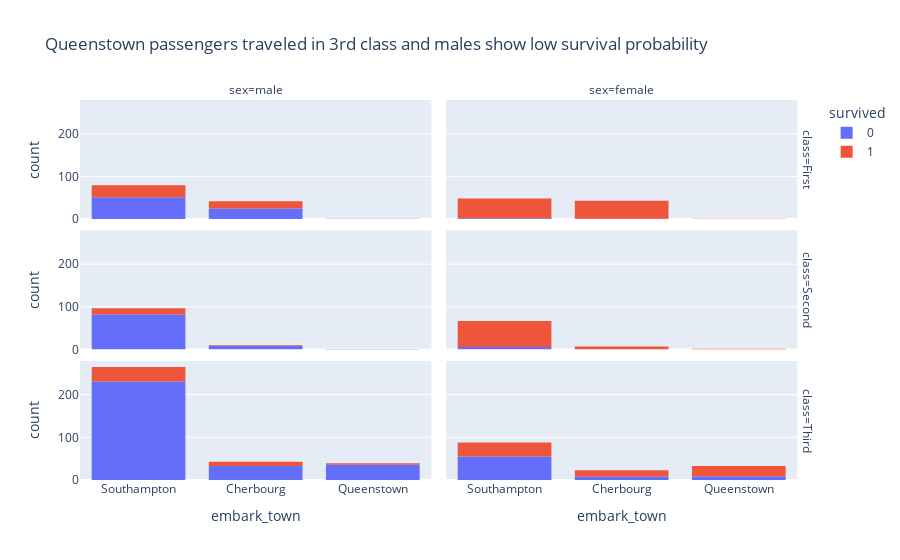

The cell this chart's notebook holds for it:
### Code cell
px.histogram(df, x='embark_town', facet_col='sex', color='survived', facet_row = 'class',
title='Queenstown passengers traveled in 3rd class and males show low survival probability',
category_orders={'class':['First', 'Second', 'Third']})

### Figure 1 — Plotly figure (JSON) as saved in the notebook; plotly's stock layout.template omitted (floating-point values rounded to 4 significant figures; data arrays with more than 128 entries replaced by an {"elided": "..."} marker saying what was removed)
{"data": [{"alignmentgroup": "True", "bingroup": "x", "hovertemplate": "survived=0<br>class=First<br>sex=male<br>embark_town=%{x}<br>count=%{y}<extra></extra>", "legendgroup": "0", "marker": {"color": "#636efa", "pattern": {"shape": ""}}, "name": "0", "offsetgroup": "0", "orientation": "v", "showlegend": true, "type": "histogram", "x": ["Southampton", "Southampton", "Cherbourg", "Cherbourg", "Southampton", "Cherbourg", "Southampton", "Cherbourg", "Southampton", "Southampton", "Cherbourg", "Southampton", "Southampton", "Cherbourg", "Southampton", "Southampton", "Cherbourg", "Cherbourg", "Southampton", "Southampton", "Cherbourg", "Southampton", "Queenstown", "Southampton", "Southampton", "Southampton", "Southampton", "Cherbourg", "Southampton", "Cherbourg", "Southampton", "Southampton", "Southampton", "Southampton", "Southampton", "Cherbourg", "Cherbourg", "Southampton", "Southampton", "Cherbourg", "Southampton", "Southampton", "Southampton", "Southampton", "Cherbourg", "Southampton", "Cherbourg", "Cherbourg", "Southampton", "Southampton", "Southampton", "Cherbourg", "Southampton", "Southampton", "Cherbourg", "Cherbourg", "Southampton", "Southampton", "Southampton", "Cherbourg", "Southampton", "Southampton", "Southampton", "Cherbourg", "Southampton", "Southampton", "Southampton", "Southampton", "Cherbourg", "Southampton", "Cherbourg", "Cherbourg", "Southampton", "Southampton", "Southampton", "Southampton", "Southampton"], "xaxis": "x5", "yaxis": "y5"}, {"alignmentgroup": "True", "bingroup": "x", "hovertemplate": "survived=0<br>class=First<br>sex=female<br>embark_town=%{x}<br>count=%{y}<extra></extra>", "legendgroup": "0", "marker": {"color": "#636efa", "pattern": {"shape": ""}}, "name": "0", "offsetgroup": "0", "orientation": "v", "showlegend": false, "type": "histogram", "x": ["Cherbourg", "Southampton", "Southampton"], "xaxis": "x6", "yaxis": "y6"}, {"alignmentgroup": "True", "bingroup": "x", "hovertemplate": "survived=0<br>class=Second<br>sex=male<br>embark_town=%{x}<br>count=%{y}<extra></extra>", "legendgroup": "0", "marker": {"color": "#636efa", "pattern": {"shape": ""}}, "name": "0", "offsetgroup": "0", "orientation": "v", "showlegend": false, "type": "histogram", "x": ["Southampton", "Southampton", "Southampton", "Southampton", "Southampton", "Southampton", "Southampton", "Cherbourg", "Southampton", "Cherbourg", "Southampton", "Southampton", "Southampton", "Southampton", "Southampton", "Southampton", "Cherbourg", "Southampton", "Southampton", "Southampton", "Southampton", "Southampton", "Southampton", "Southampton", "Southampton", "Southampton", "Southampton", "Southampton", "Southampton", "Southampton", "Southampton", "Southampton", "Cherbourg", "Cherbourg", "Southampton", "Southampton", "Southampton", "Southampton", "Southampton", "Cherbourg", "Southampton", "Southampton", "Southampton", "Southampton", "Southampton", "Southampton", "Southampton", "Southampton", "Southampton", "Southampton", "Southampton", "Southampton", "Southampton", "Southampton", "Southampton", "Southampton", "Southampton", "Southampton", "Southampton", "Queenstown", "Southampton", "Southampton", "Southampton", "Southampton", "Southampton", "Southampton", "Southampton", "Southampton", "Cherbourg", "Southampton", "Southampton", "Southampton", "Southampton", "Southampton", "Southampton", "Southampton", "Southampton", "Southampton", "Southampton", "Southampton", "Southampton", "Southampton", "Southampton", "Southampton", "Cherbourg", "Southampton", "Southampton", "Southampton", "Southampton", "Southampton", "Southampton"], "xaxis": "x3", "yaxis": "y3"}, {"alignmentgroup": "True", "bingroup": "x", "hovertemplate": "survived=0<br>class=Second<br>sex=female<br>embark_town=%{x}<br>count=%{y}<extra></extra>", "legendgroup": "0", "marker": {"color": "#636efa", "pattern": {"shape": ""}}, "name": "0", "offsetgroup": "0", "orientation": "v", "showlegend": false, "type": "histogram", "x": ["Southampton", "Southampton", "Southampton", "Southampton", "Southampton", "Southampton"], "xaxis": "x4", "yaxis": "y4"}, {"alignmentgroup": "True", "bingroup": "x", "hovertemplate": "survived=0<br>class=Third<br>sex=male<br>embark_town=%{x}<br>count=%{y}<extra></extra>", "legendgroup": "0", "marker": {"color": "#636efa", "pattern": {"shape": ""}}, "name": "0", "offsetgroup": "0", "orientation": "v", "showlegend": false, "type": "histogram", "x": {"elided": "300 str values"}, "xaxis": "x", "yaxis": "y"}, {"alignmentgroup": "True", "bingroup": "x", "hovertemplate": "survived=0<br>class=Third<br>sex=female<br>embark_town=%{x}<br>count=%{y}<extra></extra>", "legendgroup": "0", "marker": {"color": "#636efa", "pattern": {"shape": ""}}, "name": "0", "offsetgroup": "0", "orientation": "v", "showlegend": false, "type": "histogram", "x": ["Southampton", "Southampton", "Southampton", "Southampton", "Southampton", "Southampton", "Southampton", "Southampton", "Cherbourg", "Southampton", "Cherbourg", "Southampton", "Southampton", "Cherbourg", "Southampton", "Southampton", "Southampton", "Southampton", "Southampton", "Southampton", "Cherbourg", "Southampton", "Southampton", "Southampton", "Queenstown", "Southampton", "Southampton", "Cherbourg", "Southampton", "Southampton", "Southampton", "Southampton", "Southampton", "Southampton", "Southampton", "Southampton", "Southampton", "Southampton", "Southampton", "Queenstown", "Queenstown", "Southampton", "Southampton", "Southampton", "Southampton", "Southampton", "Southampton", "Cherbourg", "Queenstown", "Southampton", "Southampton", "Southampton", "Southampton", "Southampton", "Queenstown", "Queenstown", "Southampton", "Queenstown", "Cherbourg", "Southampton", "Southampton", "Queenstown", "Southampton", "Southampton", "Southampton", "Southampton", "Southampton", "Cherbourg", "Southampton", "Southampton", "Queenstown", "Southampton"], "xaxis": "x2", "yaxis": "y2"}, {"alignmentgroup": "True", "bingroup": "x", "hovertemplate": "survived=1<br>class=First<br>sex=male<br>embark_town=%{x}<br>count=%{y}<extra></extra>", "legendgroup": "1", "marker": {"color": "#EF553B", "pattern": {"shape": ""}}, "name": "1", "offsetgroup": "1", "orientation": "v", "showlegend": true, "type": "histogram", "x": ["Southampton", "Southampton", "Cherbourg", "Southampton", "Cherbourg", "Southampton", "Southampton", "Southampton", "Southampton", "Cherbourg", "Southampton", "Southampton", "Southampton", "Southampton", "Southampton", "Cherbourg", "Southampton", "Cherbourg", "Southampton", "Southampton", "Cherbourg", "Southampton", "Cherbourg", "Cherbourg", "Cherbourg", "Southampton", "Southampton", "Southampton", "Cherbourg", "Cherbourg", "Cherbourg", "Southampton", "Cherbourg", "Cherbourg", "Southampton", "Southampton", "Southampton", "Southampton", "Southampton", "Cherbourg", "Southampton", "Southampton", "Cherbourg", "Southampton", "Cherbourg"], "xaxis": "x5", "yaxis": "y5"}, {"alignmentgroup": "True", "bingroup": "x", "hovertemplate": "survived=1<br>class=First<br>sex=female<br>embark_town=%{x}<br>count=%{y}<extra></extra>", "legendgroup": "1", "marker": {"color": "#EF553B", "pattern": {"shape": ""}}, "name": "1", "offsetgroup": "1", "orientation": "v", "showlegend": false, "type": "histogram", "x": ["Cherbourg", "Southampton", "Southampton", "Cherbourg", "Cherbourg", null, "Southampton", "Southampton", "Southampton", "Southampton", "Cherbourg", "Cherbourg", "Cherbourg", "Cherbourg", "Southampton", "Cherbourg", "Southampton", "Cherbourg", "Southampton", "Southampton", "Southampton", "Southampton", "Cherbourg", "Cherbourg", "Cherbourg", "Cherbourg", "Cherbourg", "Cherbourg", "Cherbourg", "Southampton", "Cherbourg", "Cherbourg", "Cherbourg", "Southampton", "Cherbourg", "Southampton", "Southampton", "Cherbourg", "Cherbourg", "Cherbourg", "Cherbourg", "Southampton", "Cherbourg", "Queenstown", "Southampton", "Southampton", "Southampton", "Cherbourg", "Southampton", "Cherbourg", "Southampton", "Cherbourg", "Cherbourg", "Cherbourg", "Southampton", "Cherbourg", "Southampton", "Southampton", "Southampton", "Cherbourg", "Southampton", "Cherbourg", "Southampton", "Southampton", "Cherbourg", "Southampton", "Southampton", "Cherbourg", "Southampton", "Cherbourg", "Cherbourg", "Southampton", "Cherbourg", "Southampton", "Southampton", "Southampton", "Southampton", "Southampton", "Southampton", "Southampton", "Southampton", null, "Cherbourg", "Cherbourg", "Cherbourg", "Southampton", "Southampton", "Southampton", "Southampton", "Cherbourg", "Southampton"], "xaxis": "x6", "yaxis": "y6"}, {"alignmentgroup": "True", "bingroup": "x", "hovertemplate": "survived=1<br>class=Second<br>sex=male<br>embark_town=%{x}<br>count=%{y}<extra></extra>", "legendgroup": "1", "marker": {"color": "#EF553B", "pattern": {"shape": ""}}, "name": "1", "offsetgroup": "1", "orientation": "v", "showlegend": false, "type": "histogram", "x": ["Southampton", "Southampton", "Southampton", "Southampton", "Southampton", "Southampton", "Southampton", "Southampton", "Southampton", "Southampton", "Cherbourg", "Southampton", "Southampton", "Southampton", "Southampton", "Cherbourg", "Southampton"], "xaxis": "x3", "yaxis": "y3"}, {"alignmentgroup": "True", "bingroup": "x", "hovertemplate": "survived=1<br>class=Second<br>sex=female<br>embark_town=%{x}<br>count=%{y}<extra></extra>", "legendgroup": "1", "marker": {"color": "#EF553B", "pattern": {"shape": ""}}, "name": "1", "offsetgroup": "1", "orientation": "v", "showlegend": false, "type": "histogram", "x": ["Cherbourg", "Southampton", "Cherbourg", "Southampton", "Southampton", "Southampton", "Southampton", "Southampton", "Southampton", "Southampton", "Southampton", "Southampton", "Southampton", "Southampton", "Southampton", "Southampton", "Southampton", "Southampton", "Queenstown", "Southampton", "Queenstown", "Southampton", "Southampton", "Southampton", "Southampton", "Southampton", "Cherbourg", "Southampton", "Southampton", "Southampton", "Southampton", "Southampton", "Southampton", "Southampton", "Southampton", "Southampton", "Southampton", "Southampton", "Southampton", "Cherbourg", "Southampton", "Southampton", "Southampton", "Southampton", "Southampton", "Southampton", "Southampton", "Southampton", "Southampton", "Southampton", "Southampton", "Cherbourg", "Southampton", "Southampton", "Southampton", "Southampton", "Southampton", "Southampton", "Southampton", "Southampton", "Southampton", "Southampton", "Southampton", "Southampton", "Southampton", "Southampton", "Southampton", "Cherbourg", "Cherbourg", "Southampton"], "xaxis": "x4", "yaxis": "y4"}, {"alignmentgroup": "True", "bingroup": "x", "hovertemplate": "survived=1<br>class=Third<br>sex=male<br>embark_town=%{x}<br>count=%{y}<extra></extra>", "legendgroup": "1", "marker": {"color": "#EF553B", "pattern": {"shape": ""}}, "name": "1", "offsetgroup": "1", "orientation": "v", "showlegend": false, "type": "histogram", "x": ["Cherbourg", "Cherbourg", "Southampton", "Southampton", "Southampton", "Cherbourg", "Southampton", "Southampton", "Southampton", "Southampton", "Cherbourg", "Southampton", "Southampton", "Southampton", "Southampton", "Southampton", "Southampton", "Queenstown", "Southampton", "Southampton", "Southampton", "Southampton", "Southampton", "Southampton", "Southampton", "Cherbourg", "Southampton", "Southampton", "Queenstown", "Cherbourg", "Southampton", "Southampton", "Cherbourg", "Southampton", "Southampton", "Southampton", "Cherbourg", "Southampton", "Southampton", "Cherbourg", "Southampton", "Cherbourg", "Southampton", "Southampton", "Queenstown", "Southampton", "Southampton"], "xaxis": "x", "yaxis": "y"}, {"alignmentgroup": "True", "bingroup": "x", "hovertemplate": "survived=1<br>class=Third<br>sex=female<br>embark_town=%{x}<br>count=%{y}<extra></extra>", "legendgroup": "1", "marker": {"color": "#EF553B", "pattern": {"shape": ""}}, "name": "1", "offsetgroup": "1", "orientation": "v", "showlegend": false, "type": "histogram", "x": ["Southampton", "Southampton", "Southampton", "Cherbourg", "Queenstown", "Southampton", "Queenstown", "Queenstown", "Cherbourg", "Queenstown", "Queenstown", "Southampton", "Southampton", "Queenstown", "Southampton", "Southampton", "Queenstown", "Cherbourg", "Southampton", "Southampton", "Queenstown", "Southampton", "Southampton", "Queenstown", "Southampton", "Queenstown", "Queenstown", "Southampton", "Southampton", "Queenstown", "Cherbourg", "Queenstown", "Southampton", "Queenstown", "Queenstown", "Southampton", "Southampton", "Queenstown", "Southampton", "Queenstown", "Queenstown", "Cherbourg", "Queenstown", "Southampton", "Cherbourg", "Southampton", "Southampton", "Cherbourg", "Cherbourg", "Southampton", "Southampton", "Cherbourg", "Southampton", "Southampton", "Queenstown", "Queenstown", "Cherbourg", "Southampton", "Queenstown", "Southampton", "Cherbourg", "Queenstown", "Queenstown", "Southampton", "Cherbourg", "Southampton", "Southampton", "Southampton", "Cherbourg", "Southampton", "Cherbourg", "Cherbourg"], "xaxis": "x2", "yaxis": "y2"}], "layout": {"annotations": [{"font": {}, "showarrow": false, "text": "sex=male", "x": 0.24, "xanchor": "center", "xref": "paper", "y": 1.0, "yanchor": "bottom", "yref": "paper"}, {"font": {}, "showarrow": false, "text": "sex=female", "x": 0.74, "xanchor": "center", "xref": "paper", "y": 1.0, "yanchor": "bottom", "yref": "paper"}, {"font": {}, "showarrow": false, "text": "class=Third", "textangle": 90, "x": 0.98, "xanchor": "left", "xref": "paper", "y": 0.1567, "yanchor": "middle", "yref": "paper"}, {"font": {}, "showarrow": false, "text": "class=Second", "textangle": 90, "x": 0.98, "xanchor": "left", "xref": "paper", "y": 0.5, "yanchor": "middle", "yref": "paper"}, {"font": {}, "showarrow": false, "text": "class=First", "textangle": 90, "x": 0.98, "xanchor": "left", "xref": "paper", "y": 0.8433, "yanchor": "middle", "yref": "paper"}], "barmode": "relative", "legend": {"title": {"text": "survived"}, "tracegroupgap": 0}, "title": {"text": "Queenstown passengers traveled in 3rd class and males show low survival probability"}, "xaxis": {"anchor": "y", "domain": [0, 0.48], "title": {"text": "embark_town"}}, "xaxis2": {"anchor": "y2", "domain": [0.5, 0.98], "matches": "x", "title": {"text": "embark_town"}}, "xaxis3": {"anchor": "y3", "domain": [0, 0.48], "matches": "x", "showticklabels": false}, "xaxis4": {"anchor": "y4", "domain": [0.5, 0.98], "matches": "x", "showticklabels": false}, "xaxis5": {"anchor": "y5", "domain": [0, 0.48], "matches": "x", "showticklabels": false}, "xaxis6": {"anchor": "y6", "domain": [0.5, 0.98], "matches": "x", "showticklabels": false}, "yaxis": {"anchor": "x", "domain": [0, 0.3133], "title": {"text": "count"}}, "yaxis2": {"anchor": "x2", "domain": [0, 0.3133], "matches": "y", "showticklabels": false}, "yaxis3": {"anchor": "x3", "domain": [0.3433, 0.6567], "matches": "y", "title": {"text": "count"}}, "yaxis4": {"anchor": "x4", "domain": [0.3433, 0.6567], "matches": "y", "showticklabels": false}, "yaxis5": {"anchor": "x5", "domain": [0.6867, 1.0], "matches": "y", "title": {"text": "count"}}, "yaxis6": {"anchor": "x6", "domain": [0.6867, 1.0], "matches": "y", "showticklabels": false}}}
